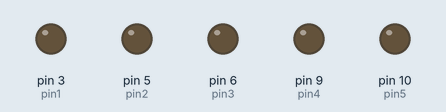
A sketch run on a simulated Arduino Uno, built with avr-gcc and run on an emulated ATmega328P. Parts: output pins drawn as LEDs (lit = HIGH). What the sketch prints to the serial monitor is not drawn.

Above: at 0.15 s.
Timing chart, 0 to 1.6 s (numbered marks = the images above):
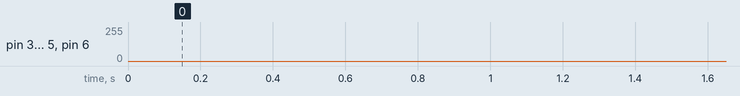

The sketch:

led_analog.ino
```cpp
const float pin1 = 3;
const float pin2 = 5;
const float pin3 = 6;
const float pin4 = 9;
const float pin5 = 10;
int head;
const int changeHead = 100;

class LED {
  private:
  int pin;
  int voltage;
  public:
  static const int initialVoltage = 160;
  LED(int p){
    pin = p;
    voltage = initialVoltage;
    pinMode(pin, OUTPUT);

  }
  int getVoltage(){
    return voltage;
  }

  int getPin(){
    return pin;
  }

  void reduceVoltage(){
    if (voltage > 0){
      voltage -= 2;
    }
    else{
      voltage = 0;
    }
  }

  void writeLed(){
    analogWrite(pin, voltage);
  }

  void resetVoltage(){
    voltage = initialVoltage;
  }

  void turnOffLed(){
    voltage = 0;
    writeLed();
  }
};

LED leds[5] = {LED(pin1), LED(pin2), LED(pin3), LED(pin4), LED(pin5)};

int manageLed(LED leds[], int head){
  for (int i = head; i >= 0; i --){
    leds[i].reduceVoltage();
    leds[i].writeLed();
  }

  if (leds[head].getVoltage() == changeHead){
    if (head == 4){
      resetLed(leds);
      leds[0].writeLed();
      return 0;
    }
    else{
      leds[head +1].writeLed();
      return (head + 1);
    }
  }
  else{
    return head;
  }
}

void resetLed(LED leds[]){
  for(int i = 0; i < 5; i++){
    leds[i].turnOffLed();
    leds[i].resetVoltage();
  }
}

void setup() {
  // put your setup code here, to run once:
  head = 0;
  Serial.begin(9600);
  Serial.println("Arduino pronto a partire");
}

void loop() {
  // put your main code here, to run repeatedly:
  head = manageLed(leds, head);
  delay(5);

}
```
